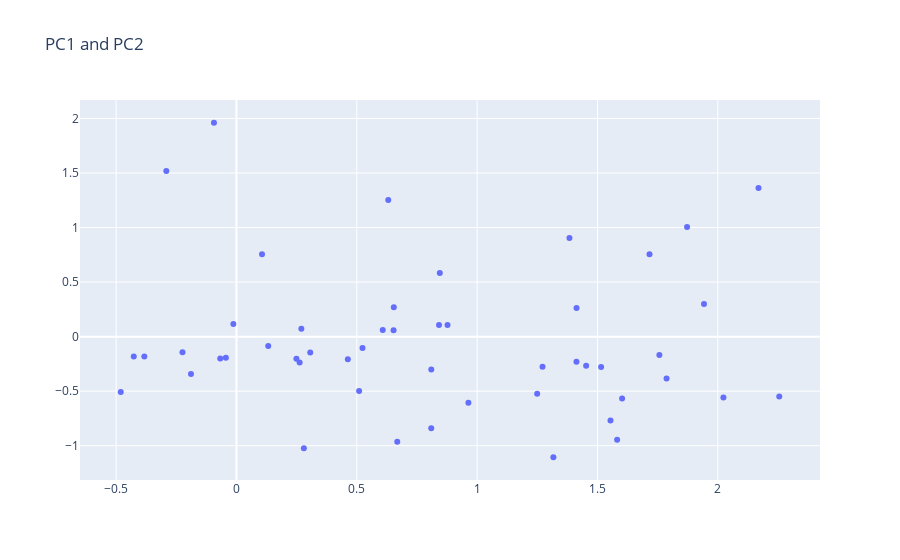

Write notebook code for a chart like this one.
### Code cell
fig.update_layout(title='PC1 and PC2')
fig.show()

### Figure 1 — Plotly figure (JSON) as saved in the notebook; plotly's stock layout.template omitted (floating-point values rounded to 4 significant figures)
{"data": [{"mode": "markers", "text": ["All Night Operator (Part 1) - Goldfrapp - Electronica", "Jenny Says - Cowboy Mouth - Metal_Alternative", "Blackloader - Scarve - nan", "Tell Me (LP Version) - Mike Stern - Jazz_Classic", "One Fine Wire - Colbie Caillat - Rock_Contemporary", "Love In The First Degree - Bananarama - Pop_Contemporary", "As The Rush Comes (Above And Beyond Dynaglide Remix) - Motorcycle - Dance", "Charmless Man - Blur - Pop_Indie", "Timebomb - The Whitest Boy Alive - Rock_College", "Estoy Aquí - Shakira - Dance", "Blacklisted - Neko Case - nan", "Losing My Edge - LCD Soundsystem - Rock_College", "Destroyer (Amended Version) - Static-X - Metal_Alternative", "Some Are White Light - Caspian - Rock_College", "Product Man - Swizz Beatz - Hip_Hop_Rap", "Land of Light - Freedom Call - Metal_Heavy", "All My Friends - Amos Lee - Rock_Contemporary", "All I Know - Matt Wertz - nan", "Baby_ It's Fact - Hellogoodbye - Grunge_Emo", "Where I Come From - The Grascals - Country_Traditional", "You Don't Know Me (featuring Regina Spektor) - Ben Folds - Rock_Alternative", "Lead Me - Sanctus Real - Rock_Alternative", "Autumn's Child - Devendra Banhart - Pop_Indie", "Take It Back - Cream - Rock_Hard", "Contact High - Cutting Crew - Rock_Neo_Psychedelia", "I Think Ur A Contra - Vampire Weekend - Rock_College", "Just Friends - Amy Winehouse - RnB_Soul", "The Geeks Were Right - The Faint - Pop_Indie", "Te lo agradezco_ pero no - Alejandro Sanz - Pop_Latin", "Ya No Se Que Hacer Conmigo - El Cuarteto De Nos - nan", "Fire And The Thud - Arctic Monkeys - Rock_College", "Knife Called Lust - Hollywood Undead - Metal_Heavy", "Song For A Friend (Live From Montalvo) - Jason Mraz - Rock_Contemporary", "All The Things That Go To Make Heaven And Earth - The New Pornographers - Rock_College", "Movin' Out (Anthony's Song) - Billy Joel - Rock_Contemporary", "Ain't Gonna Lose You - Brett Dennen - Rock_Contemporary", "What I Mean - Modjo - nan", "Present of Future End - The Most Serene Republic - Rock_College", "Company - Third Eye Blind - Metal_Alternative", "Avantasia - Avantasia - Metal_Heavy", "Paranoiattack (Album Version) - The Faint - Pop_Indie", "Shiney Hiney - The Fleshtones - Punk", "The Weight - Thrice - Metal_Alternative", "Me Ship Came In! - The Style Council - Rock_Neo_Psychedelia", "She Said - Collective Soul - Metal_Alternative", "Thank You (The Face Of Love Album Version) - Sanctus Real - Rock_Alternative", "Wedding Dress - Matt Nathanson - Rock_Contemporary", "Turn Out The Lights - Steel Panther - Metal_Heavy", "No Sweat [feat. Big Kuntry King and JR] (Explicit Album Version) - T.I. - Hip_Hop_Rap", "Reckless - Crystal Castles - Electronica"], "type": "scatter", "x": [0.8768, 1.787, 1.942, 0.6537, 1.249, 0.8094, 2.023, 1.384, 0.9636, 1.757, 0.5238, 1.582, 2.169, 1.453, 1.872, 0.6076, -0.09355, -0.2915, 1.272, 1.602, 2.255, 1.413, 1.317, 1.554, -0.4808, 0.28, 0.8415, 0.6681, 0.8093, -0.189, 0.4627, 0.5095, 0.6527, -0.01299, 0.2623, 1.716, 0.106, 0.6306, -0.4268, -0.3829, 0.8447, 0.1319, 1.515, -0.04408, -0.2244, 0.2696, -0.06744, 1.413, 0.3064, 0.249], "y": [0.1064, -0.3844, 0.299, 0.2704, -0.5228, -0.3019, -0.5571, 0.9048, -0.6059, -0.1686, -0.1033, -0.9443, 1.362, -0.2662, 1.004, 0.06, 1.961, 1.519, -0.2753, -0.5662, -0.5496, 0.2635, -1.106, -0.7684, -0.5077, -1.023, 0.1058, -0.9628, -0.8396, -0.3415, -0.2068, -0.4989, 0.05785, 0.1165, -0.2367, 0.7555, 0.7555, 1.252, -0.1832, -0.1821, 0.5837, -0.08538, -0.2779, -0.1925, -0.1424, 0.0716, -0.2013, -0.2313, -0.1456, -0.2028]}], "layout": {"title": {"text": "PC1 and PC2"}}}
